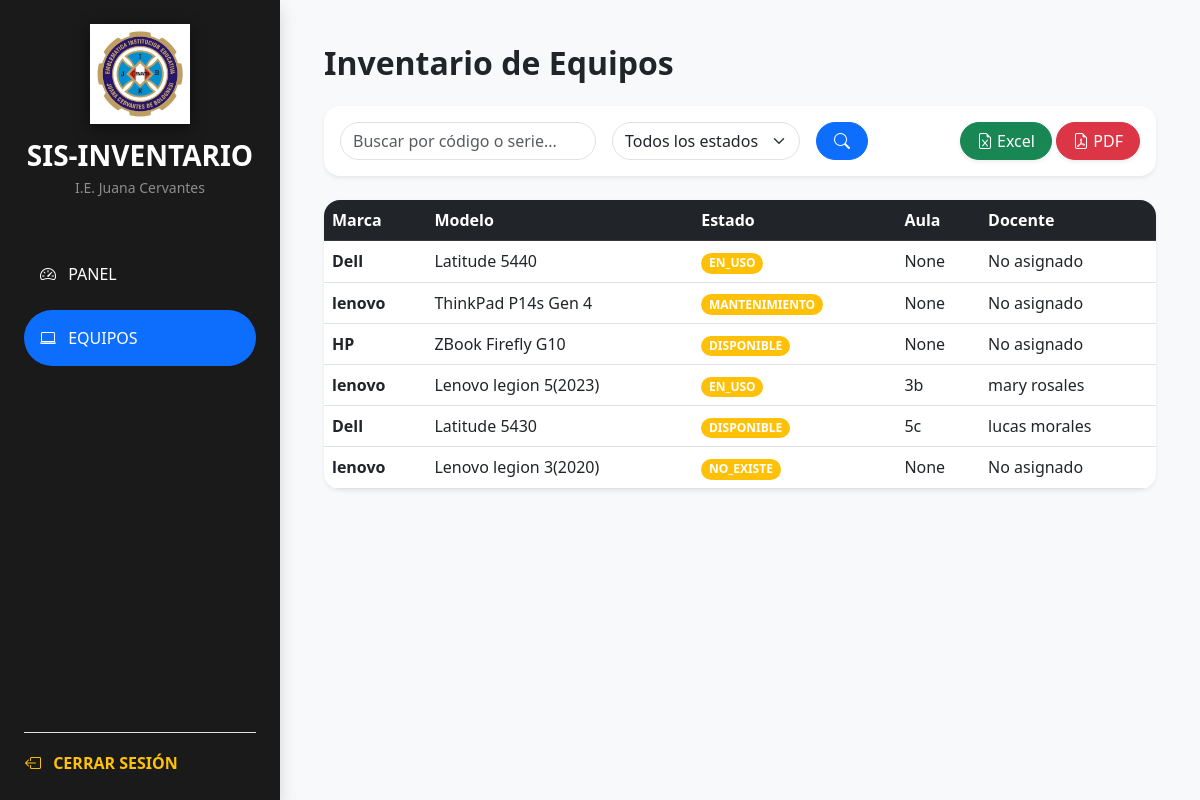
Page /reportes/ (signed in) on the committed database.
### inventario/models.py (models this page shows, shortened)
class Equipo(models.Model):
    ESTADOS = [
        ('DISPONIBLE', 'Disponible'),
        ('EN_USO', 'En Uso'),
        ('MANTENIMIENTO', 'En Mantenimiento'),
        ('NO_EXISTE', 'No Existe / Dado de Baja'),
    ]
    serie = models.CharField(max_length=100, unique=True)
    marca = models.CharField(max_length=50)
    modelo = models.CharField(max_length=50)
    estado = models.CharField(max_length=15, choices=ESTADOS, default='DISPONIBLE')
    fecha_ingreso_colegio = models.DateField(verbose_name="Fecha de ingreso al colegio")
    observaciones = models.TextField(blank=True, null=True)
    responsable = models.CharField(max_length=150, verbose_name="Entregado a", blank=True, null=True)
    aula = models.CharField(max_length=100, verbose_name="Aula", blank=True, null=True)
    fecha_entrega = models.DateField(verbose_name="Fecha de Entrega", blank=True, null=True)
    fecha_devolucion = models.DateField(verbose_name="Fecha de Devolución Prevista", blank=True, null=True)
    registrado_por = models.ForeignKey(User, on_delete=models.SET_NULL, null=True, blank=True, editable=False)
    fecha_registro_sistema = models.DateTimeField(auto_now_add=True)

### inventario/views.py (the view)
# urls.py: path('reportes/', views.reportes_view, name='reportes'),
def reportes_view(request):
    if not request.user.is_authenticated and not request.session.get('es_invitado'):
        return redirect('login')
    equipos = Equipo.objects.all()
    q = request.GET.get('q', '')
    estado = request.GET.get('estado', '')
    if q:
        equipos = equipos.filter(
            Q(serie__icontains=q) |
            Q(modelo__icontains=q)
        )
    if estado:
        equipos = equipos.filter(estado=estado)
    if 'export' in request.GET:
        tipo = request.GET.get('export')
        if tipo == 'excel':
            return exportar_excel(equipos)
        if tipo == 'pdf':
            return exportar_pdf(equipos)
    return render(request, 'reportes.html', {
        'equipos': equipos,
        'q': q,
        'estado': estado
    })

### inventario/templates/reportes.html (shortened to what this page needs)
{% extends "base.html" %}
{% load static %}
{% block content %}
<div class="container-fluid p-4">
    <h2 class="fw-bold mb-4">Inventario de Equipos</h2>
    <div class="card border-0 shadow-sm mb-4 p-3 rounded-4">
        <form method="GET" class="row g-3 align-items-center">
            <div class="col-md-4">
                <input type="text" name="q" value="{{ q }}" class="form-control rounded-pill" placeholder="Buscar por código o serie...">
            </div>
            <div class="col-md-3">
                <select name="estado" class="form-select rounded-pill">
                    <option value="">Todos los estados</option>
                </select>
            </div>
            <div class="col-md-1">
                <button type="submit" class="btn btn-primary rounded-pill w-100"><i class="bi bi-search"></i></button>
            </div>
            <div class="col-md-4 text-end">
                <a href="?export=excel&q={{ q }}&estado={{ estado }}" class="btn btn-success rounded-pill px-3 shadow-sm">
                    <i class="bi bi-file-earmark-excel"></i> Excel
                </a>
                <a href="?export=pdf&q={{ q }}&estado={{ estado }}" class="btn btn-danger rounded-pill px-3 shadow-sm">
                    <i class="bi bi-file-earmark-pdf"></i> PDF
                </a>
            </div>
        </form>
    </div>
    <div class="card border-0 shadow-sm rounded-4 overflow-hidden">
        <table class="table table-hover mb-0">
            <thead class="table-dark">
                <tr>
                    <th>Marca</th>
                    <th>Modelo</th>
                    <th>Estado</th>
                    <th>Aula</th>
                    <th>Docente </th>
                </tr>
            </thead>
            <tbody>
                {% for e in equipos %}
                <tr>
                    <td class="fw-bold">{{ e.marca }}</td>
                    <td>{{ e.modelo }}</td>
                    <td>
                        <span class="badge rounded-pill {% if e.estado == 'Operativa' %}bg-success{% elif e.estado == 'Malograda' %}bg-danger{% else %}bg-warning{% endif %}">
                            {{ e.estado }}
                        </span>
                    </td>
                    <td>{{ e.aula }}</td>
                    <td>{{ e.responsable | default:"No asignado" }}</td>
                </tr>
                {% empty %}
                <tr><td colspan="5" class="text-center p-5 text-muted">No se encontraron equipos con esos filtros.</td></tr>
                {% endfor %}
            </tbody>
        </table>
    </div>
</div>
{% endblock %}

### inventario/templates/base.html (style rules this page uses)
body { margin: 0; background-color: #f8f9fa; font-family: 'Segoe UI', sans-serif; }

### rows in the picture
Equipo: marca "Dell", modelo "Latitude 5440", estado "EN_USO", aula "None", responsable "No asignado"
Equipo: marca "lenovo", modelo "ThinkPad P14s Gen 4", estado "MANTENIMIENTO", aula "None", responsable "No asignado"
Equipo: marca "HP", modelo "ZBook Firefly G10", estado "DISPONIBLE", aula "None", responsable "No asignado"
Equipo: marca "lenovo", modelo "Lenovo legion 5(2023)", estado "EN_USO", aula "3b", responsable "mary rosales"
Equipo: marca "Dell", modelo "Latitude 5430", estado "DISPONIBLE", aula "5c", responsable "lucas morales"
Equipo: marca "lenovo", modelo "Lenovo legion 3(2020)", estado "NO_EXISTE", aula "None", responsable "No asignado"
